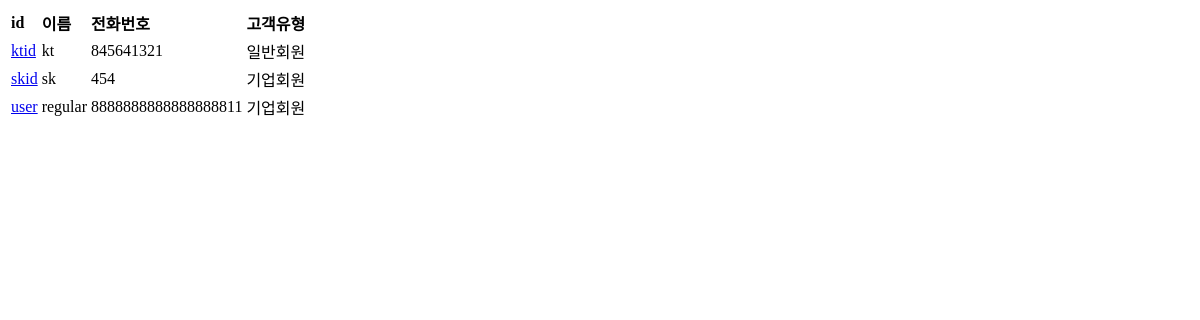
Page /accounts/info/ on the earlier database version.
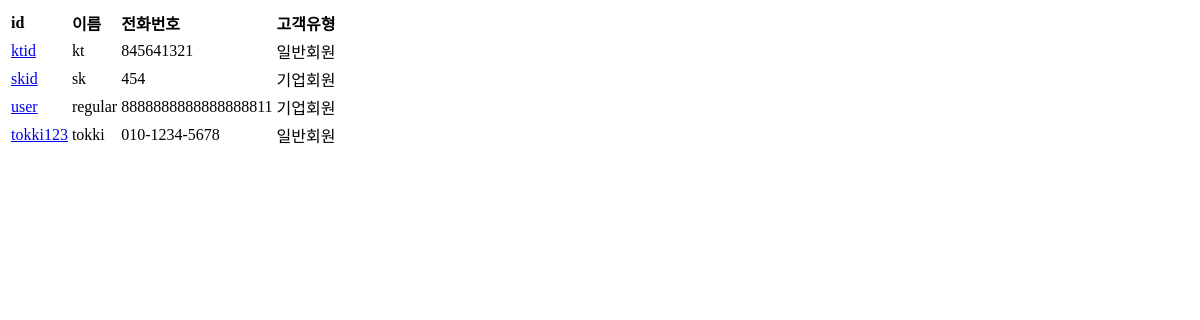
Same page on the later database version.
### accounts/models.py (models this page shows)
class Profile(models.Model):
    USER_TYPE_CHOICES = (
        (None, '선택'),
        ('일반회원', '일반회원'),
        ('기업회원', '기업회원'),
    )
    user = models.OneToOneField(settings.AUTH_USER_MODEL, on_delete=models.CASCADE)
    user_type = models.CharField(max_length=10, choices=USER_TYPE_CHOICES, default='선택')
    name = models.CharField(max_length=100, null=True, blank=True, default='regular')
    phone_number = models.CharField(max_length=20)

### accounts/views.py (the view)
# urls.py: path('info/', views.info, name='info'),
def info(request):
    profile = Profile.objects.all()
    return render(request, 'registration/profile_list.html', {'profile':profile})

### accounts/templates/registration/profile_list.html (shortened to what this page needs)
{% block content %}
    <table class='profile'>
        <thead>
            <tr>
                <td><B>id</B></td>
                <td><B>이름</B></td>
                <td><B>전화번호</B></td>
                <td><B>고객유형</B></td>
            </tr>
        </thead>
        <tbody>
        {% for pro in profile %}
            <tr>
                <td><a href="/accounts/{{pro.pk}}">{{pro.user}}</a></td>
                <td>{{pro.name}}</td>
                <td>{{pro.phone_number}}</td>
                <td>{{pro.user_type}}</td>
            </tr>
            {% endfor %}
        </tbody>
    </table>
{% endblock %}

Differences in the rows shown:
added Profile: user "tokki123", name "tokki", phone_number "010-1234-5678", user_type "일반회원"
